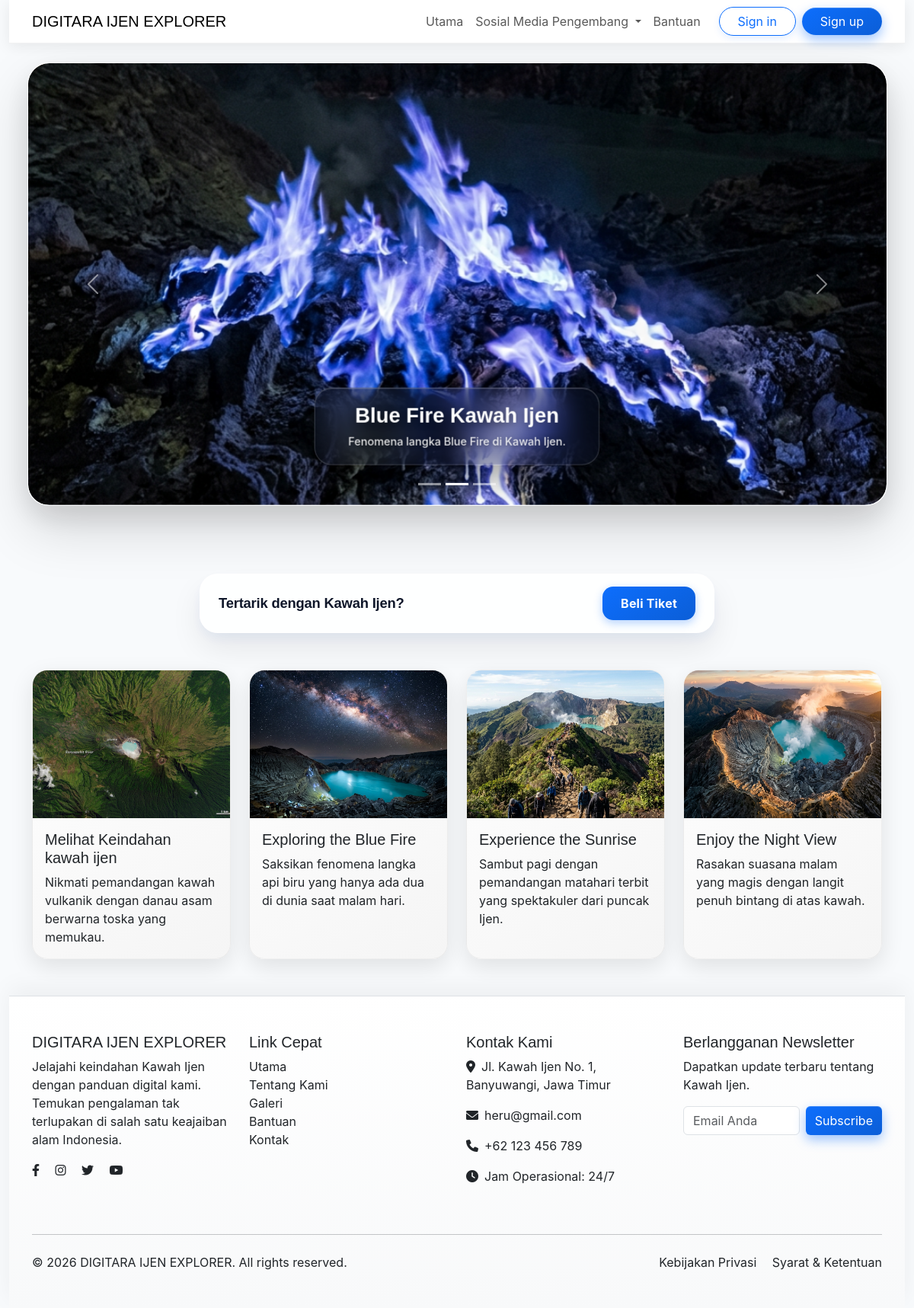
The page /api/index.php on the database its author committed.
### tables this page shows
CREATE TABLE IF NOT EXISTS `wisata` (
  `id` INT AUTO_INCREMENT PRIMARY KEY,
  `slug` VARCHAR(100) UNIQUE NOT NULL,
  `title` VARCHAR(255) NOT NULL,
  `deskripsi` TEXT NOT NULL,
  `img` VARCHAR(255) NOT NULL,
  `popup_title` VARCHAR(255) NOT NULL,
  `popup_content` TEXT NOT NULL
);

### api/index.php (the view, shortened to what this page needs)
<!DOCTYPE html>
<html lang="en">
<head>
    <link rel="stylesheet" href="/assets/BOOTSRAP/css/bootstrap.min.css">
    <link rel="stylesheet" href="https://cdnjs.cloudflare.com/ajax/libs/font-awesome/6.0.0/css/all.min.css">
    <link rel="stylesheet" href="/index/style.css">
</head>
<body>
    <?php
    require_once __DIR__ . '/config.php';
    try {
        $stmt = $pdo->query("SELECT * FROM wisata");
        $wisata_kawahijen = $stmt->fetchAll();
    } catch (PDOException $e) {
        $wisata_kawahijen = [];
    }
    ?>
    <div class="container-fluid">
        <div class="row">
            <div class="col">
                <nav class="navbar navbar-expand-lg sticky-top">
                    <div class="container">
                        <a class="navbar-brand" href="/api/index.php">DIGITARA IJEN EXPLORER</a>
                        <div class="collapse navbar-collapse" id="navbarNav">
                            <ul class="navbar-nav ms-auto align-items-center">
                                <li class="nav-item"><a class="nav-link" href="/api/index.php">Utama</a></li>
                                <li class="nav-item dropdown">
                                    <a class="nav-link dropdown-toggle" href="#" id="navbarDropdown" role="button"
                                        data-bs-toggle="dropdown" aria-expanded="false" data-bs-display="static">
                                        Sosial Media Pengembang
                                    </a>
                                </li>
                                <li class="nav-item"><a class="nav-link" href="#">Bantuan</a></li>
                                <li class="nav-item ms-lg-3 d-flex align-items-center flex-column flex-lg-row">
                                    <?php if (isset($_SESSION['username'])): ?>
                                        <span class="navbar-text me-lg-3 mb-2 mb-lg-0 fw-bold text-dark"><i
                                                class="fas fa-user-circle me-1"></i>Halo,
                                            <?php echo htmlspecialchars($_SESSION['username']); ?></span>
                                        <a href="/api/logout.php" class="btn btn-outline-danger rounded-pill px-4">Sign
                                            out</a>
                                    <?php else: ?>
                                        <a href="/api/login.php"
                                            class="btn btn-outline-primary rounded-pill px-4 me-2 mb-2 mb-lg-0">Sign in</a>
                                        <a href="/api/register.php" class="btn btn-primary rounded-pill px-4">Sign up</a>
                                    <?php endif; ?>
                                </li>
                            </ul>
                        </div>
                    </div>
                </nav>
            </div>
        </div>
        <div class="row">
            <div class="col">
                <div id="carouselExampleCaptions" class="carousel slide" data-bs-ride="carousel"
                    data-bs-interval="2500">
                    <div class="carousel-indicators">
                        <button type="button" data-bs-target="#carouselExampleCaptions" data-bs-slide-to="0"
                            class="active" aria-current="true" aria-label="Slide 1"></button>
                        <button type="button" data-bs-target="#carouselExampleCaptions" data-bs-slide-to="1"
                            aria-label="Slide 2"></button>
                        <button type="button" data-bs-target="#carouselExampleCaptions" data-bs-slide-to="2"
                            aria-label="Slide 3"></button>
                    </div>
                    <div class="carousel-inner">
                        <div class="carousel-item">
                            <img src="/PHOTO/ijen_blue_fire.png" class="d-block w-100" alt="FOTO BLUE FIRE">
                            <div class="carousel-caption d-none d-md-block">
                                <h5>Blue Fire Kawah Ijen</h5>
                                <p>Fenomena langka Blue Fire di Kawah Ijen.</p>
                            </div>
                        </div>
                    </div>
                    <button class="carousel-control-prev" type="button" data-bs-target="#carouselExampleCaptions"
                        data-bs-slide="prev">
                        <span class="carousel-control-prev-icon" aria-hidden="true"></span>
                    </button>
                    <button class="carousel-control-next" type="button" data-bs-target="#carouselExampleCaptions"
                        data-bs-slide="next">
                        <span class="carousel-control-next-icon" aria-hidden="true"></span>
                    </button>
                </div>
            </div>
        </div>
        <div class="row justify-content-center my-4">
            <div class="col-11 col-md-8 col-lg-7">
                <div class="interest-dock d-flex justify-content-between align-items-center gap-2 px-4 py-3">
                    <span class="interest-text m-0">Tertarik dengan Kawah Ijen?</span>
                    <a href="/api/tiket.php" class="btn btn-primary btn-dock-action">Beli Tiket</a>
                </div>
            </div>
        </div>
        <div class="container my-5">
            <div class="row justify-content-center g-4">
                <?php foreach ($wisata_kawahijen as $wisata): ?>
                    <div class="col-6 col-md-4 col-lg-3 d-flex align-items-stretch">
                        <a href="/api/<?php echo htmlspecialchars($wisata['slug']); ?>.php"
                            class="card w-100 text-decoration-none text-dark" style="cursor: pointer;">
                            <img src="<?php echo htmlspecialchars($wisata["img"]); ?>" class="card-img-top"
                                alt="<?php echo htmlspecialchars($wisata["title"]); ?>">
                            <div class="card-body d-flex flex-column">
                                <h5 class="card-title"><?php echo htmlspecialchars($wisata["title"]); ?></h5>
                                <p class="card-text mb-0"><?php echo htmlspecialchars($wisata["deskripsi"]); ?></p>
                            </div>
                        </a>
                    </div>
                <?php endforeach; ?>
            </div>
        </div>
        <footer class="bg-light text-dark mt-5 py-5 border-top">
            <div class="container">
                <div class="row">
                    <div class="col-lg-3 col-md-6 mb-4">
                        <h5>DIGITARA IJEN EXPLORER</h5>
                        <p>Jelajahi keindahan Kawah Ijen dengan panduan digital kami. Temukan pengalaman tak terlupakan
                            di salah satu keajaiban alam Indonesia.</p>
                        <div class="social-icons">
                            <a href="#" class="text-dark me-3"><i class="fab fa-facebook-f"></i></a>
                            <a href="#" class="text-dark me-3"><i class="fab fa-instagram"></i></a>
                            <a href="#" class="text-dark me-3"><i class="fab fa-twitter"></i></a>
                            <a href="#" class="text-dark"><i class="fab fa-youtube"></i></a>
                        </div>
                    </div>
                    <div class="col-lg-3 col-md-6 mb-4">
                        <h5>Link Cepat</h5>
                        <ul class="list-unstyled">
                            <li><a href="/api/index.php" class="text-dark text-decoration-none">Utama</a></li>
                            <li><a href="#" class="text-dark text-decoration-none">Tentang Kami</a></li>
                            <li><a href="#" class="text-dark text-decoration-none">Galeri</a></li>
                            <li><a href="#" class="text-dark text-decoration-none">Bantuan</a></li>
                            <li><a href="#" class="text-dark text-decoration-none">Kontak</a></li>
                        </ul>
                    </div>
                    <div class="col-lg-3 col-md-6 mb-4">
                        <h5>Kontak Kami</h5>
                        <p><i class="fas fa-map-marker-alt me-2"></i>Jl. Kawah Ijen No. 1, Banyuwangi, Jawa Timur</p>
                        <p><i class="fas fa-envelope me-2"></i>heru@gmail.com</p>
                        <p><i class="fas fa-phone me-2"></i>+62 123 456 789</p>
                        <p><i class="fas fa-clock me-2"></i>Jam Operasional: 24/7</p>
                    </div>
                    <div class="col-lg-3 col-md-6 mb-4">
                        <h5>Berlangganan Newsletter</h5>
                        <p>Dapatkan update terbaru tentang Kawah Ijen.</p>
                        <form class="d-flex">
                            <input class="form-control me-2" type="email" placeholder="Email Anda">
                            <button class="btn btn-primary" type="submit">Subscribe</button>
                        </form>
                    </div>
                </div>
                <hr class="my-4">
                <div class="row align-items-center">
                    <div class="col-md-6">
                        <p class="mb-0">&copy; 2026 DIGITARA IJEN EXPLORER. All rights reserved.</p>
                    </div>
                    <div class="col-md-6 text-md-end">
                        <a href="#" class="text-dark text-decoration-none me-3">Kebijakan Privasi</a>
                        <a href="#" class="text-dark text-decoration-none">Syarat & Ketentuan</a>
                    </div>
                </div>
            </div>
        </footer>
    </div>
</body>
</html>

### index/style.css (style rules this page uses)
body { font-family: 'Inter', sans-serif; background-color: #f8fafc; animation: fadeInUpPage 0.8s cubic-bezier(0.34, 1.3, 0.64, 1) forwards; opacity: 0; transform-origin: top center; }
h1, h2, h3, h4, h5, h6, .navbar-brand { font-family: 'Outfit', sans-serif; }
.navbar { background-color: rgba(255, 255, 255, 0.95); backdrop-filter: blur(10px); box-shadow: 0 4px 20px rgba(0,0,0,0.08) !important; border-bottom: 1px solid rgba(0,0,0,0.05); }
.carousel { border-radius: 28px; overflow: hidden; margin: 25px auto 65px auto; max-width: 96%; border: 1px solid rgba(255, 255, 255, 0.25); box-shadow: 0 30px 70px rgba(0, 0, 0, 0.15), 0 15px 35px rgba(0, 0, 0, 0.1), inset 0 1px 0 rgba(255, 255, 255, 0.4); transform: perspective(1000px) rotateX(0deg); transition: transform 0.5s cubic-bezier(0.25, 0.8, 0.25, 1), box-shadow 0.5s cubic-bezier(0.25, 0.8, 0.25, 1); transform-style: preserve-3d; }
.carousel-inner { transform-style: preserve-3d; border-radius: 28px; }
.carousel-item { transform-style: preserve-3d; }
.carousel-item img { width: 100%; height: 580px; object-fit: cover; transition: transform 1.5s cubic-bezier(0.25, 1, 0.5, 1); }
.carousel-caption { background: rgba(15, 23, 42, 0.25) !important; backdrop-filter: blur(20px); -webkit-backdrop-filter: blur(20px); border-radius: 24px; border: 1px solid rgba(255, 255, 255, 0.2); padding: 20px 30px; bottom: 50px; box-shadow: 0 20px 40px rgba(0, 0, 0, 0.35), inset 0 1px 0 rgba(255, 255, 255, 0.15); max-width: 60%; left: 50%; transform: translate3d(-50%, 0, 60px) scale(0.95); transition: transform 0.8s cubic-bezier(0.25, 1, 0.5, 1); }
.carousel-caption h5 { font-family: 'Outfit', sans-serif; font-weight: 800; font-size: 1.8rem; color: #ffffff; text-shadow: 0 2px 10px rgba(0, 0, 0, 0.4); margin-bottom: 8px; }
.carousel-caption p { font-family: 'Inter', sans-serif; font-size: 0.95rem; font-weight: 500; color: rgba(255, 255, 255, 0.9); text-shadow: 0 1px 5px rgba(0, 0, 0, 0.4); margin-bottom: 0; }
.card img { width: 100%; aspect-ratio: 4 / 3; object-fit: cover; }
.card { height: 100%; border-radius: 20px; overflow: hidden; box-shadow: 0 10px 30px rgba(0,0,0,0.1), inset 0 1px 0 rgba(255,255,255,0.8); transition: all 0.3s cubic-bezier(0.25, 0.8, 0.25, 1); border: 1px solid rgba(0,0,0,0.05); background: linear-gradient(145deg, #ffffff, #f5f5f5); }
.card { max-width: 18rem; margin: 0 auto; }
.btn-primary { background: linear-gradient(145deg, #0d6efd, #0b5ed7); border: none; box-shadow: 0 6px 15px rgba(13, 110, 253, 0.4), inset 0 1px 0 rgba(255,255,255,0.2); transition: all 0.2s ease; }
.btn-outline-primary { box-shadow: 0 4px 10px rgba(13, 110, 253, 0.1); background: white; transition: all 0.2s ease; }
.interest-dock { background: rgba(255, 255, 255, 0.85); backdrop-filter: blur(20px); -webkit-backdrop-filter: blur(20px); border-radius: 24px; border: 1px solid rgba(255, 255, 255, 0.6); box-shadow: 0 20px 40px rgba(0, 0, 0, 0.08), 0 1px 0 rgba(255, 255, 255, 0.9) inset, 0 8px 16px rgba(13, 110, 253, 0.05); transition: transform 0.3s cubic-bezier(0.25, 0.8, 0.25, 1), box-shadow 0.3s cubic-bezier(0.25, 0.8, 0.25, 1); }
.interest-text { font-family: 'Outfit', sans-serif; font-weight: 700; color: #0f172a; font-size: 1.15rem; letter-spacing: -0.2px; }
.btn-dock-action { padding: 10px 24px; border-radius: 14px; font-weight: 700; letter-spacing: 0.2px; box-shadow: 0 4px 12px rgba(13, 110, 253, 0.3) !important; }
footer { box-shadow: 0 -10px 30px rgba(0,0,0,0.05); background: linear-gradient(to bottom, #ffffff, #f8f9fa) !important; }

### rows shown on the page
wisata: img (picture), title "Melihat Keindahan kawah ijen", deskripsi "Nikmati pemandangan kawah vulkanik dengan danau asam berwarna toska yang memukau."
wisata: img (picture), title "Exploring the Blue Fire", deskripsi "Saksikan fenomena langka api biru yang hanya ada dua di dunia saat malam hari."
wisata: img (picture), title "Experience the Sunrise", deskripsi "Sambut pagi dengan pemandangan matahari terbit yang spektakuler dari puncak Ijen."
wisata: img (picture), title "Enjoy the Night View", deskripsi "Rasakan suasana malam yang magis dengan langit penuh bintang di atas kawah."
